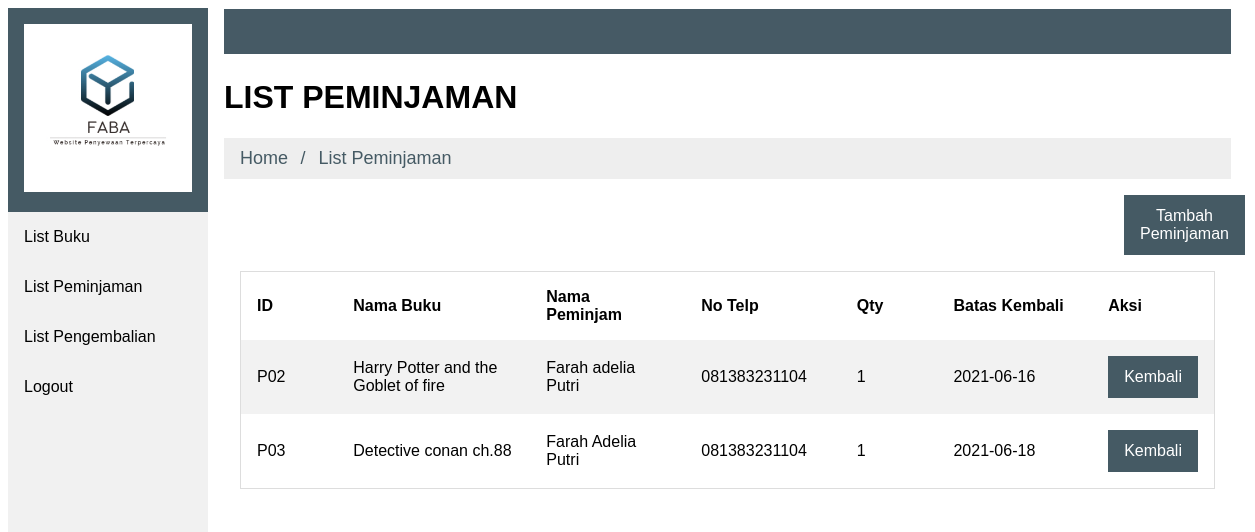
Screenshot of /Admin/list_peminjaman.php (signed in) with the database file from the repository.
### tables this page shows
CREATE TABLE `peminjaman` (
  `id_peminjaman` varchar(5) NOT NULL,
  `id_buku` varchar(5) NOT NULL,
  `nama_peminjam` varchar(50) NOT NULL,
  `no_telp` varchar(12) NOT NULL,
  `alamat` text NOT NULL,
  `jumlah_pinjam` int(11) NOT NULL,
  `status` enum('Dipinjam','Kembali','','') NOT NULL,
  `tanggal_pinjam` date NOT NULL,
  `tanggal_kembali` date NOT NULL,
  `harga` varchar(50) NOT NULL,
  `denda` varchar(50) DEFAULT NULL
);

CREATE TABLE `barang` (
  `id_buku` varchar(5) NOT NULL,
  `nama_buku` varchar(100) NOT NULL,
  `Penulis` varchar(100) NOT NULL,
  `sipnosis` varchar(1500) NOT NULL,
  `stok` int(11) NOT NULL
);

### config/Koneksi.php (called while the page is built)
<?php
class Koneksi
{
	var $host = "localhost";
	var $user = "root";
	var $pass = "";
	var $db = "db_wp";
	function __construct()
	{
		try{
			$this->db = new PDO(
				"mysql:host={$this->host};
				dbname={$this->db}",
				$this->user,
				$this->pass
			);
			$this->db->setAttribute(
				PDO::ATTR_ERRMODE,
				PDO::ERRMODE_EXCEPTION
			);
		}
		catch (PDOexception $exception){
			die("connection error: ".$exception->getMessage());
		}
}
}
?>

### Admin/fungsi_peminjaman.php (called while the page is built, shortened)
<?php
class fungsi_Peminjaman{
	public $connect;
	function __construct(){
		require_once '../config/koneksi.php';
		$this->connect = new koneksi();
	}
	function list(){
		try{
			$sql= "SELECT p.id_peminjaman, b.nama_buku as nama, p.nama_peminjam, p.no_telp, p.jumlah_pinjam, p.tanggal_kembali FROM peminjaman p, barang b WHERE b.id_buku = p.id_buku AND p.status = 'Dipinjam' order by id_peminjaman";
			$qry = $this->connect->db->prepare($sql);
			$qry->execute();
			$data = $qry->fetchAll(PDO::FETCH_OBJ);
			return $data;
		} catch(PDOException $e){
			die("Error : ".$e->getMessage());
		}
	}
}

### Admin/list_peminjaman.php (the view, shortened to what this page needs)
<?php
require_once 'fungsi_peminjaman.php';
$lib = new fungsi_peminjaman();
$data = $lib->list();
?>
<div class="content">
  <img src="head.jpg" width="100%">
  <h1>LIST PEMINJAMAN</h1>
<ul class="breadcrumb">
  <li><a href="../user/index.html">Home</a></li>
  <li><a href="list_peminjaman.php">List Peminjaman</a></li>
</ul>
<button class="btn" onclick="window.location.href='tambah_peminjaman.php?>'" style="margin-left: 900px">Tambah Peminjaman</button>
  <div class="container">
    <table>
  <tr>
    <th width="10%">ID</th>
    <th width="20%">Nama Buku</th>
    <th width="16%">Nama Peminjam</th>
    <th width="16%">No Telp</th>
    <th width="10%">Qty</th>
    <th width="16%">Batas Kembali</th>
    <th width="16%">Aksi</th>
  </tr>
        <?php
        foreach($data as $d){
         ?>
         <tr>
          <td><?= $d->id_peminjaman ?></td>
          <td><?= $d->nama?></td>
          <td><?= $d->nama_peminjam ?></td>
          <td><?= $d->no_telp ?></td>
          <td><?= $d->jumlah_pinjam ?></td>
          <td><?= $d->tanggal_kembali ?></td>
          <td>
            <button class="btn" onclick="window.location.href='tambah_pengembalian.php?id=<?= $d->id_peminjaman ?>'">Kembali</button>
          </td>
        </tr>
<?php } ?>
</table>
  </div>
</div>
</body>
</html>

### rows the page displays
peminjaman: id_peminjaman "P02", id_buku.nama_buku "Harry Potter and the Goblet of fire", nama_peminjam "Farah adelia Putri", no_telp "081383231104", jumlah_pinjam "1", tanggal_kembali "2021-06-16"
peminjaman: id_peminjaman "P03", id_buku.nama_buku "Detective conan ch.88", nama_peminjam "Farah Adelia Putri", no_telp "081383231104", jumlah_pinjam "1", tanggal_kembali "2021-06-18"
